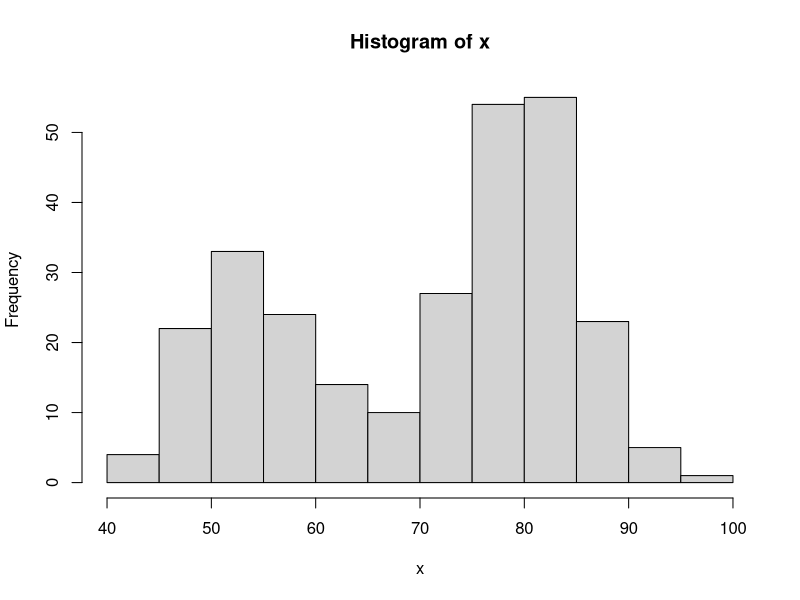
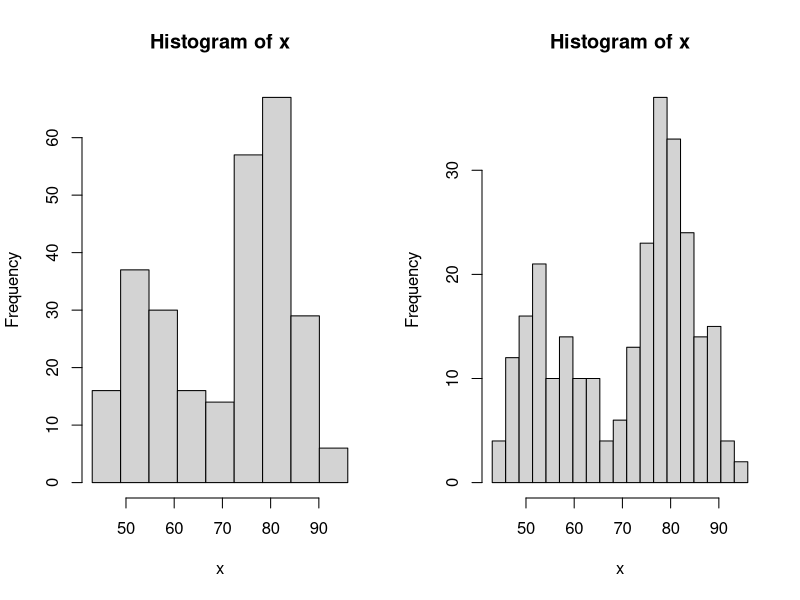
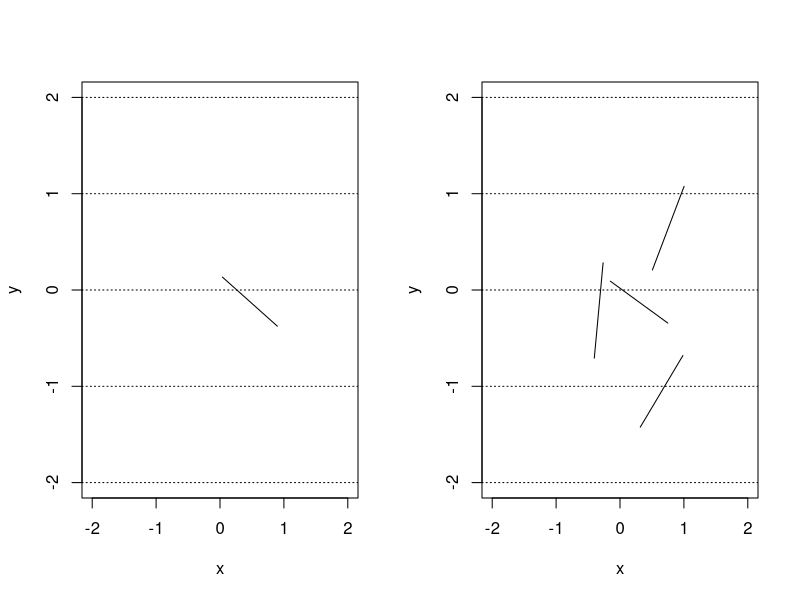
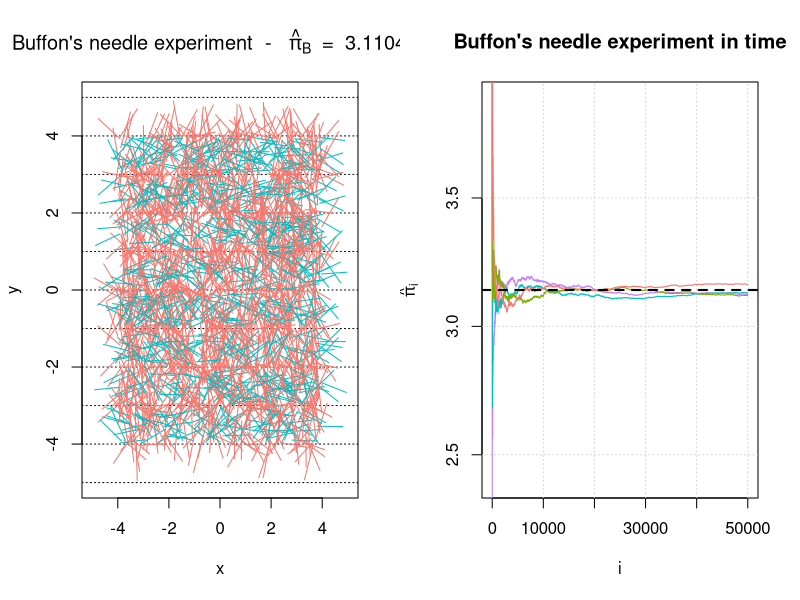

Source code (R) for these figures, in order:
## ---- chunk 1
knitr::opts_chunk$set(error = TRUE)
## ---- chunk 2
x <- faithful[, 2] 
hist(x)
## ---- chunk 3
par(mfrow = c(1,2))

# Compare the differences! 
bins <- seq(min(x), max(x), length.out = 10)
hist(x, breaks = bins)

bins <- seq(min(x), max(x), length.out = 20)
hist(x, breaks = bins)
## ---- chunk 4
cast_needle = function(plane_width = 20){
  needle_length = 1
  available_range = plane_width/2 - needle_length
  x_start = runif(2, -available_range, available_range)
  angle = runif(1, 0, 2*pi)
  x_end = needle_length*c(cos(angle), sin(angle)) + x_start
  cross = floor(x_start[2]) != floor(x_end[2])
  out = list(start = x_start, end = x_end, cross = cross)
  out
}
## ---- chunk 5
needle = cast_needle(plane_width = 4)
needle
## ---- chunk 6
plot(NA, xlim = c(-2, 2), ylim = c(-2, 2), xlab = "x", ylab = "y")
abline(h = -2:2, lty = 3)
lines(c(needle$start[1], needle$end[1]), c(needle$start[2], needle$end[2]))
## ---- chunk 7
buffon_experiment = function(B = 2084, plane_width = 10, seed = NULL){
  
  if (!is.null(seed)){
    set.seed(seed)
  }
  
  X_start = X_end = matrix(NA, B, 2) 
  cross = rep(NA, B)
  
  for (i in 1:B){
    inter = cast_needle(plane_width = plane_width)
    X_start[i, ] = inter$start
    X_end[i, ] = inter$end
    cross[i] = inter$cross
  }
  
  out = list(start = X_start, end = X_end, cross = cross, plane = plane_width)
  class(out) = "buffon_experiment"
  out
}
## ---- chunk 8
experiment = buffon_experiment(B = 4, plane_width = 4)
experiment
## ---- chunk 9
plot(NA, xlim = c(-2, 2), ylim = c(-2, 2), xlab = "x", ylab = "y")
abline(h = -2:2, lty = 3)
for (i in 1:4){
  lines(c(experiment$start[i,1], experiment$end[i,1]), 
        c(experiment$start[i,2], experiment$end[i,2]))
}
## ---- chunk 10
plot.buffon_experiment = function(obj){
  cross = obj$cross
  X_start = obj$start
  X_end = obj$end
  B = length(cross)
  cols = rev(hcl(h = seq(15, 375, length = 3), l = 65, c = 100)[1:2])
  
  titre_part1 = 'Buffon\'s needle experiment  -  '
  titre_part2 = ' = '
  pi_hat = round(2/mean(obj$cross), 6)
  
  titre = bquote(.(titre_part1) ~ hat(pi)[B] ~ .(titre_part2) ~ .(pi_hat))
  
  plot(NA, xlab = "x", ylab = "y", xlim = c(-obj$plane/2, obj$plane/2), 
       ylim = c(-obj$plan/2, obj$plan/2), 
       main = titre)
  abline(h = (-obj$plan):obj$plan, lty = 3)
  
  for (i in 1:B){
    lines(c(X_start[i,1], X_end[i,1]), c(X_start[i,2], X_end[i,2]), 
          col = cols[cross[i] + 1])
  }
}
## ---- chunk 11
experiment = buffon_experiment(B = 2084)
plot(experiment)
## ---- chunk 12
converge = function(B = 2084, plane_width = 10, seed = 1777, M = 12){
  
  if (B < 10){
    warning("B was changed to 10")
    B = 10
  }
  
  pi_hat = matrix(NA, B, M)
  trials = 1:B
  cols = rev(hcl(h = seq(15, 375, length = (M+1)), 
                 l = 65, c = 100, alpha = 1)[1:M])
  set.seed(seed)
  
  for (i in 1:M){
    cross = buffon_experiment(B = B, plane_width = plane_width)$cross
    pi_hat[,i] = 2*trials/cumsum(cross)
  }
  
  plot(NA, xlim = c(1,B), ylim = pi + c(-3/4, 3/4), type = "l", col = "darkblue",
       ylab = bquote(hat(pi)[i]),
       xlab = "i", main = "Buffon\'s needle experiment in time")
  grid()
  
  for (i in 1:M){
    lines(trials, pi_hat[,i], col = cols[i])
  }
  
  abline(h = pi, lwd = 2, lty = 2)
}
## ---- chunk 13
converge(B = 5*10^4, M = 4, seed = 10)
